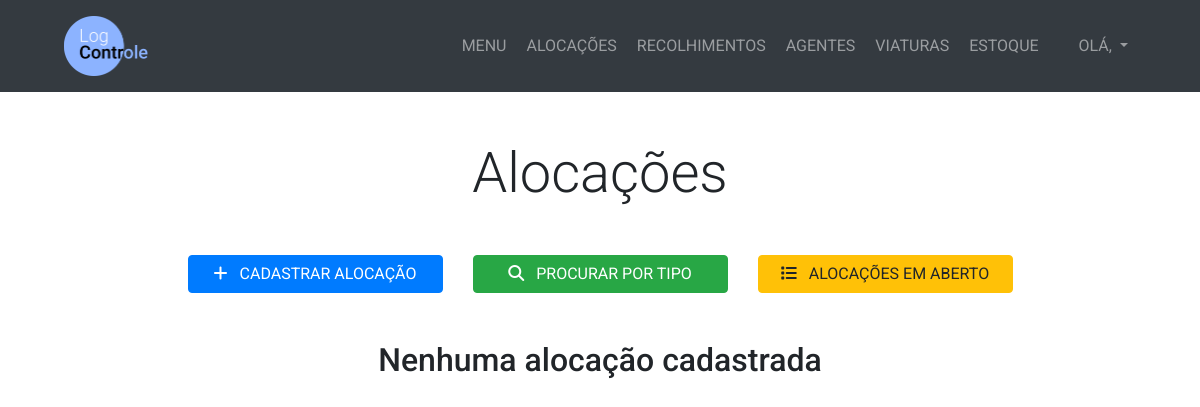
The app's page /alocacao/, older data.
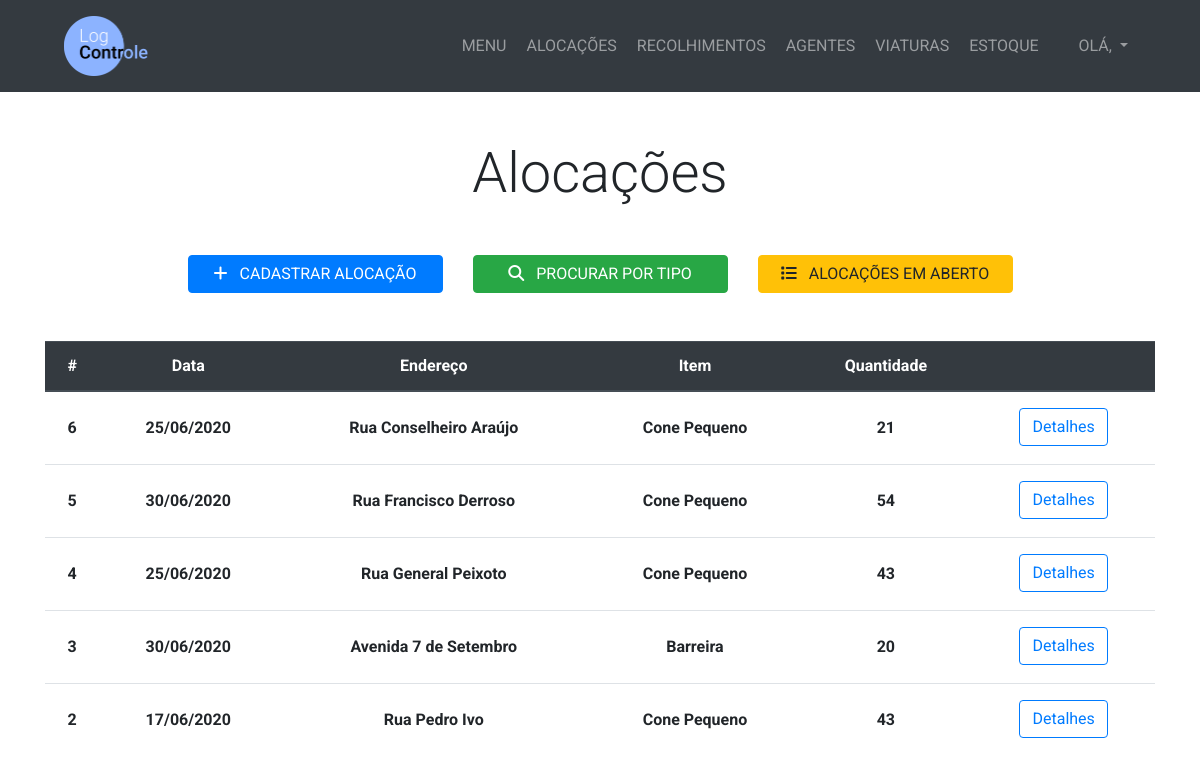
The same page, newer data.
### management/models.py (models this page shows, shortened)
class Alocacao(models.Model):
    TURNO_CHOICES = (
        ('Manhã', 'Manhã'),
        ('Tarde', 'Tarde'),
        ('Noite', 'Noite'),
        ('Madrugada', 'Madrugada')
    )
    data = models.DateField()
    horario = models.TimeField()
    item = models.ForeignKey(Item, on_delete=models.PROTECT)
    quantidade = models.IntegerField()
    turno = models.CharField(max_length=10, choices=TURNO_CHOICES)
    viatura = models.ForeignKey(Viatura, on_delete=models.PROTECT, blank=True, null=True)
    rua = models.CharField(max_length=200)
    numero = models.CharField(max_length=10)
    bairro = models.CharField(max_length=25)
    complemento = models.CharField(max_length=25, blank=True)
    motivo = models.CharField(max_length=100, blank=True)
    cadastrador = models.ForeignKey(User, on_delete=models.PROTECT)

class Item(models.Model):
    nome = models.CharField(max_length=100)
    def __str__(self):
        return self.nome

### management/views.py (the view)
# urls.py: path('alocacao/', views.menualocacao, name='menualocacao'),
def menualocacao(request):
    alocacoes = Alocacao.objects.all().order_by('-id')
    return render(request, 'management/menualocacao.html', {'alocacoes':alocacoes})

### management/templates/management/menualocacao.html
{% extends 'management/base.html' %}
{% block content %}
  <section class="py-5">
    <div class="container">
      <h1 class="display-4 text-center mb-5">Alocações</h1>
      <div class="row justify-content-center">
        <div class="col-lg-3">
          <a href="{% url 'criaralocacao' %}" class="btn btn-primary btn-block"><i class="fas fa-plus mr-2"></i> CADASTRAR ALOCAÇÃO</a>
        </div>
        <div class="col-lg-3">
          <a href="#" class="btn btn-success btn-block"><i class="fas fa-search mr-2"></i> PROCURAR POR TIPO</a>
        </div>
        <div class="col-lg-3">
          <a href="#" class="btn btn-warning btn-block"><i class="fas fa-list mr-2"></i> ALOCAÇÕES EM ABERTO</a>
        </div>
      </div>
      <div class="row justify-content-center mt-5">
        <div class="col-lg-12">
          {% if alocacoes %}
            <div class="table-responsive" id="tabela-colaboracao">
              <table class="table table-hover">
                <thead class="thead-dark">
                  <tr>
                    <th scope="col" class="text-center">#</th>
                    <th scope="col" class="text-center">Data</th>
                    <th scope="col" class="text-center">Endereço</th>
                    <th scope="col" class="text-center">Item</th>
                    <th scope="col" class="text-center">Quantidade</th>
                    <th scope="col" class="text-center"></th>
                  </tr>
                </thead>
                <tbody>
                  {% for alocacao in alocacoes %}
                    <tr>
                      <th scope="row" class="text-center py-4">{{ alocacao.id }}</th>
                      <th scope="row" class="text-center py-4">{{ alocacao.data|date:'d/m/Y' }}</th>
                      <th scope="row" class="text-center py-4">{{ alocacao.rua }}</th>
                      <th scope="row" class="text-center py-4">{{ alocacao.item }}</th>
                      <th scope="row" class="text-center py-4">{{ alocacao.quantidade }}</th>
                      <th scope="row" class="text-center py-3"><a href="#" class="btn btn-outline-primary">Detalhes</a></th>
                    </tr>
                  {% endfor %}
                </tbody>
              </table>
            </div>
          {% else %}
            <h2 class="text-center">Nenhuma alocação cadastrada</h2>
          {% endif %}
        </div>
      </div>
    </div>
  </section>
{% endblock %}

### management/templates/management/base.html (shortened to what this page needs)
<!DOCTYPE html>
<html lang="pt-br" dir="ltr">
  {% load static %}
  <head>
    <link
      rel="stylesheet"
      href="https://stackpath.bootstrapcdn.com/bootstrap/4.5.0/css/bootstrap.min.css"
    />
    <link rel="stylesheet" href="../../static/management/css/style.css">
    <link rel="stylesheet" href="../../static/management/css/bootstrap-datepicker.css">
  </head>
  <body>
    <nav class="navbar navbar-expand-lg bg-dark navbar-dark py-3" id="main-nav">
      <a href="{% url 'home' %}" class="ml-5">
        <img src="../../static/management/Logo.png" alt="Logo LogControle" style="max-height: 60px;">
      </a>
      <div class="collapse navbar-collapse" id="navbarCollapse">
        <ul class="navbar-nav ml-auto">
          <li class="nav-item">
            <a href="{% url 'home' %}" class="nav-link ml-1">MENU</a>
          </li>
          <li class="nav-item">
            <a href="{% url 'menualocacao' %}" class="nav-link ml-1">ALOCAÇÕES</a>
          </li>
          <li class="nav-item">
            <a href="#" class="nav-link ml-1">RECOLHIMENTOS</a>
          </li>
          <li class="nav-item">
            <a href="{% url 'menuagente' %}" class="nav-link ml-1">AGENTES</a>
          </li>
          <li class="nav-item">
            <a href="{% url 'menuviatura' %}" class="nav-link ml-1">VIATURAS</a>
          </li>
          <li class="nav-item">
            <a href="{% url 'menuestoque' %}" class="nav-link ml-1">ESTOQUE</a>
          </li>
          <li class="nav-item dropdown ml-4 mr-5">
            <a href="#" class="nav-link dropdown-toggle" data-toggle="dropdown" aria-expanded="false">OLÁ, </a>
          </li>
        </ul>
      </div>
    </nav>
    {% block content %} {% endblock %}
  </body>
</html>

### management/static/management/css/style.css (style rules this page uses)
body { font-family: 'Roboto', Arial; }
#tabela-colaboracao { height: 500px; overflow: auto; overflow-x: hidden; }

Row changes from the older to the newer data that the page shows:
added Alocacao: id "6", data "25/06/2020", rua "Rua Conselheiro Araújo", item "Cone Pequeno", quantidade "21"
added Alocacao: id "5", data "30/06/2020", rua "Rua Francisco Derroso", item "Cone Pequeno", quantidade "54"
added Alocacao: id "4", data "25/06/2020", rua "Rua General Peixoto", item "Cone Pequeno", quantidade "43"
added Alocacao: id "3", data "30/06/2020", rua "Avenida 7 de Setembro", item "Barreira", quantidade "20"
added Alocacao: id "2", data "17/06/2020", rua "Rua Pedro Ivo", item "Cone Pequeno", quantidade "43"
Text that changed along with them:
text no longer shown: "Nenhuma alocação cadastrada"
text now shown: "# Data Endereço Item Quantidade"
